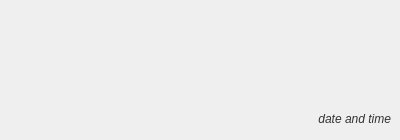
<?xml version="1.0" encoding="UTF-8"?>
<ui version="4.0">
 <class>SmsBulletItem</class>
 <widget class="QWidget" name="SmsBulletItem">
  <property name="geometry">
   <rect>
    <x>0</x>
    <y>0</y>
    <width>400</width>
    <height>140</height>
   </rect>
  </property>
  <property name="sizePolicy">
   <sizepolicy hsizetype="Preferred" vsizetype="Fixed">
    <horstretch>0</horstretch>
    <verstretch>0</verstretch>
   </sizepolicy>
  </property>
  <property name="maximumSize">
   <size>
    <width>400</width>
    <height>16777215</height>
   </size>
  </property>
  <layout class="QVBoxLayout" name="verticalLayout_2">
   <property name="spacing">
    <number>0</number>
   </property>
   <property name="leftMargin">
    <number>0</number>
   </property>
   <property name="topMargin">
    <number>0</number>
   </property>
   <property name="rightMargin">
    <number>0</number>
   </property>
   <property name="bottomMargin">
    <number>0</number>
   </property>
   <item>
    <spacer name="verticalSpacer">
     <property name="orientation">
      <enum>Qt::Vertical</enum>
     </property>
     <property name="sizeType">
      <enum>QSizePolicy::Fixed</enum>
     </property>
     <property name="sizeHint" stdset="0">
      <size>
       <width>20</width>
       <height>5</height>
      </size>
     </property>
    </spacer>
   </item>
   <item>
    <widget class="QWidget" name="SmsContainer" native="true">
     <layout class="QVBoxLayout" name="verticalLayout">
      <item>
       <widget class="QLabel" name="content">
        <property name="sizePolicy">
         <sizepolicy hsizetype="Preferred" vsizetype="Expanding">
          <horstretch>0</horstretch>
          <verstretch>0</verstretch>
         </sizepolicy>
        </property>
        <property name="maximumSize">
         <size>
          <width>400</width>
          <height>16777215</height>
         </size>
        </property>
        <property name="styleSheet">
         <string notr="true">#content{font-size: 1.3em}</string>
        </property>
        <property name="scaledContents">
         <bool>true</bool>
        </property>
        <property name="wordWrap">
         <bool>true</bool>
        </property>
       </widget>
      </item>
      <item>
       <widget class="QLabel" name="date">
        <property name="styleSheet">
         <string notr="true">#date{font: italic;color: #333;font-size: 9pt}</string>
        </property>
        <property name="text">
         <string>date and time</string>
        </property>
        <property name="alignment">
         <set>Qt::AlignRight|Qt::AlignTrailing|Qt::AlignVCenter</set>
        </property>
       </widget>
      </item>
     </layout>
    </widget>
   </item>
   <item>
    <spacer name="verticalSpacer_2">
     <property name="orientation">
      <enum>Qt::Vertical</enum>
     </property>
     <property name="sizeType">
      <enum>QSizePolicy::Fixed</enum>
     </property>
     <property name="sizeHint" stdset="0">
      <size>
       <width>20</width>
       <height>5</height>
      </size>
     </property>
    </spacer>
   </item>
  </layout>
 </widget>
 <resources/>
 <connections/>
</ui>
